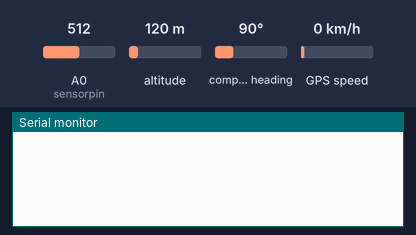
Simulated run of this sketch. Board: Arduino Uno, built with avr-gcc and run on an emulated ATmega328P. Shown: the last lines printed to the serial monitor. The test bench sets the inputs (shaded band); at power-on: A0 (sensorpin) = 512, altitude 120 m, compass heading 90°, GPS speed 0 km/h. The GPS gets a fix after 3 s at 37.7749, -122.4194 with 8 satellites.

Above: at 1.2 s.
1.3 s: A0 (sensorpin) set to 190
At 3.9 s:
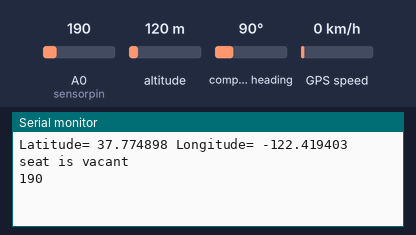
4.5 s: A0 (sensorpin) set to 217
At 7.3 s:
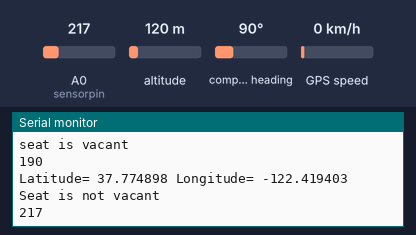

The sketch:

gpsandpiezo.ino
```cpp
#include <TinyGPS++.h>
#include <SoftwareSerial.h>

static const int RXPin = 4, TXPin = 3;
static const uint32_t GPSBaud = 9600;
const int sensorpin=0;
const int threshold=200;

// The TinyGPS++ object
TinyGPSPlus gps;

// The serial connection to the GPS device
SoftwareSerial ss(RXPin, TXPin);

void setup(){
  Serial.begin(9600);
  pinMode(sensorpin,INPUT);
  ss.begin(GPSBaud);
}

void loop(){

  // This sketch displays information every time a new sentence is correctly encoded.
  while (ss.available() > 0){
    gps.encode(ss.read());
    if (gps.location.isUpdated()){
      Serial.print("Latitude= ");
      Serial.print(gps.location.lat(), 6);
      Serial.print(" Longitude= ");
      Serial.println(gps.location.lng(), 6);
       int val= analogRead(sensorpin);
if (val >= threshold)
{
  Serial.println("Seat is not vacant");
  Serial.println(val);
  delay(3000);
}
else
Serial.println("seat is vacant");
Serial.println(val);
delay(3000);
    }
  }

}
```

Measured:
- after the input at 1.3 s, the serial monitor: prints a new line after 1.8 s (image 1)
- after the input at 4.5 s, the serial monitor: prints a new line after 1.6 s (image 2)
